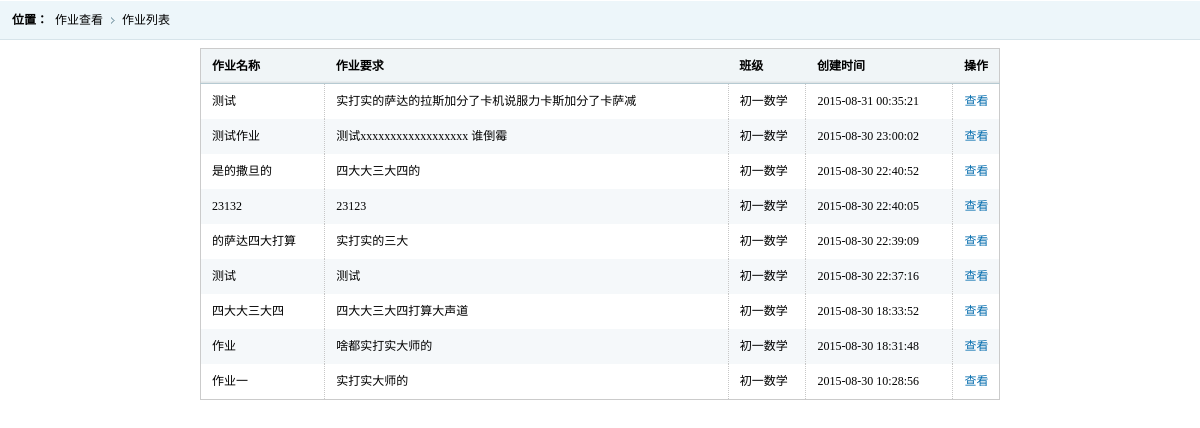
Page /teacherviews/teacherhmworks.php (signed in) on the earlier database version.
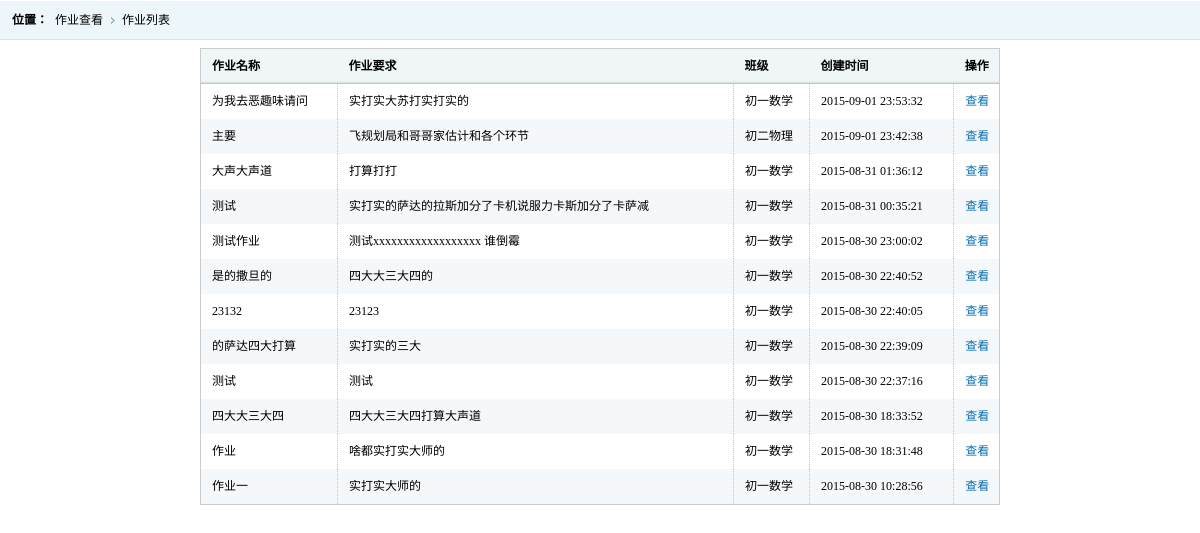
Same page on the later database version.
### tables this page shows
CREATE TABLE `hw_hmwork` (
  `hmworkid` int(11) NOT NULL AUTO_INCREMENT,
  `hmworktitle` varchar(1024) DEFAULT NULL,
  `hmworkrequire` varchar(4096) DEFAULT NULL,
  `hmworkcontent` text,
  `hmworkstate` int(11) DEFAULT NULL,
  `hwclassid` int(11) DEFAULT NULL,
  `teacherid` int(11) DEFAULT NULL,
  `createtime` varchar(32) DEFAULT NULL,
  PRIMARY KEY (`hmworkid`)
);

CREATE TABLE `hw_class` (
  `hwclassid` int(11) NOT NULL AUTO_INCREMENT,
  `hwclassname` varchar(256) DEFAULT NULL,
  `hwclassdesc` varchar(2048) DEFAULT NULL,
  `classtime` timestamp NULL DEFAULT NULL ON UPDATE CURRENT_TIMESTAMP,
  PRIMARY KEY (`hwclassid`)
);

### common.php (called while the page is built, shortened)
<?php
function getloginuser()
{
    $se = $_SESSION['userinfo'];
    $user = new hwuser();
    $user->userid = $se['userid'];
    $user->username = $se['username'];
    $user->userpassword = $se['userpassword'];
    $user->userdisplay = $se['userdisplay'];
    $user->usertype = $se['usertype'];
    return $user;
}
?>

### phplibs/db.php (called while the page is built, shortened)
<?php
Class DB {
    private $link_id;
    private $is_log;
    private $time;
    public function __construct() {
        $this->time = $this->microtime_float();
		require("config.db.php");
        $this->is_log = $db_config["log"];
        if($this->is_log){
            $handle = fopen($db_config["logfilepath"]."dblog.txt", "a+");
            $this->handle=$handle;
        }
    }
    public function connect($dbhost, $dbuser, $dbpw, $dbname, $pconnect = 0,$charset='utf8') {
        if( $pconnect==0 ) {
            $this->link_id = @mysql_connect($dbhost, $dbuser, $dbpw, true);
            if(!$this->link_id){
                $this->halt("数据库连接失败");
            }
        } else {
            $this->link_id = @mysql_pconnect($dbhost, $dbuser, $dbpw);
        }
    }
    public function query($sql) {
        $query = mysql_query($sql,$this->link_id);
        return $query;
    }
    public function free_result() {
        $void = func_get_args();
    }
    public function __destruct() {
        $use_time = ($this-> microtime_float())-($this->time);
    }
    public function write_log($msg=''){
        if($this->is_log){
            $text = date("Y-m-d H:i:s")." ".$msg."\r\n";
        }
    }
    public function microtime_float() {
        list($usec, $sec) = explode(" ", microtime());
        return ((float)$usec + (float)$sec);
    }
}
?>

### phplibs/config.db.php (called while the page is built)
<?php
    $db_config["hostname"] = "localhost";
    $db_config["username"] = "root";
    $db_config["password"] = "";
    $db_config["database"] = "homework";
    $db_config["charset"] = "utf8";
    $db_config["pconnect"] = 1;
    $db_config["log"] = 1;
    $db_config["logfilepath"] = './';
?>

### phplibs/hmworkhelper.php (called while the page is built, shortened)
<?php
require_once ('db.php');
class hmwork
{
    function setvalues($row)
    {
        if (isset($row['hmworkid']))
            $this->hmworkid = $row['hmworkid'];
        if (isset($row['hmworktitle']))
            $this->hmworktitle = $row['hmworktitle'];
        if (isset($row['hmworkrequire']))
            $this->hmworkrequire = $row['hmworkrequire'];
        if (isset($row['createtime']))
            $this->createtime = $row['createtime'];
        if (isset($row['hwclassname']))
            $this->hwclassname = $row['hwclassname'];
    }
    public static function gethmworkbyteachernoc($teacherid)
    {
        $sql = "SELECT a.hmworkid,a.hmworktitle,a.hmworkstate,a.hwclassid,
        a.createtime,a.hmworkrequire,a.teacherid,b.hwclassname
        FROM hw_hmwork a,hw_class b
        WHERE a.hwclassid = b.hwclassid and a.teacherid = " . $teacherid . "
        ORDER BY a.hmworkid DESC";
        $db = new DB();
        $query = $db->query($sql);
        $rc = array();
        while ($row = mysql_fetch_array($query, MYSQL_ASSOC)) {
            $info = new hmwork();
            $info->setvalues($row);
            $rc[] = $info;
        }
        return $rc;
    }
}
?>

### teacherviews/teacherhmworks.php (the view, shortened to what this page needs)
<?php
require_once ("../common.php");
require_once ("../phplibs/hmworkhelper.php");
?>
<!DOCTYPE html PUBLIC "-//W3C//DTD XHTML 1.0 Transitional//EN" "http://www.w3.org/TR/xhtml1/DTD/xhtml1-transitional.dtd">
<html xmlns="http://www.w3.org/1999/xhtml">
<head>
<link href="../styles/css/style.css" rel="stylesheet" type="text/css" />
</head>
<body>
<div class="place">
    <span>位置：</span>
    <ul class="placeul">
    <li>作业查看</li>
    <li>作业列表</li>
    </ul>
</div>
<div class="mainframeinfo">
<table class="tablelist">
    <thead>
    <tr>
        <th>作业名称</th>
        <th>作业要求</th>
		<th>班级</th>
        <th>创建时间</th>
        <th>操作</th>
    </tr>
    </thead>
    <tbody>
<?php
$user = getloginuser();
if ($user->usertype == USERTEACHER) {
    $hmwks = hmwork::gethmworkbyteachernoc($user->userid);
    if ($hmwks != null) {
        foreach ($hmwks as $hk) {
            echo "<tr>
            <td>" . $hk->hmworktitle . "</td>
            <td>" . mb_substr($hk->hmworkrequire,0,25,'utf-8') . "</td>
            <td>" . $hk->hwclassname . "</td>
            <td>" . $hk->createtime . "</td>
            <td><a href=\"../commonviews/showhmwork.php?id=".$hk->hmworkid."\" class=\"tablelink\">查看</a></td>
            </tr>";
        }
    }
}
?>
</tbody>
</table>
</div>
</body>
</html>

### styles/css/style.css (style rules this page uses)
* { font-size:9pt;border:0;margin:0;padding:0; }
body { font-family:'微软雅黑'; margin:0 auto;min-width:980px; }
ul { display:block;margin:0;padding:0;list-style:none; }
li { display:block;margin:0;padding:0;list-style: none; }
dl,dt,dd,span { margin:0;padding:0;display:block; }
a,a:focus { text-decoration:none;color:#000;outline:none;blr:expression(this.onFocus=this.blur()); }
table { border-collapse:collapse;border-spacing: 0; }
.place { height:40px; background:url(../images/righttop.gif) repeat-x; }
.place span { line-height:40px; font-weight:bold;float:left; margin-left:12px; }
.placeul li { float:left; line-height:40px; padding-left:7px; padding-right:12px; background:url(../images/rlist.gif) no-repeat right; }
.placeul li:last-child { background:none; }
.mainframeinfo { padding:8px 200px; }
.tablelist { border:solid 1px #cbcbcb; width:100%; clear:both; }
.tablelist th { background:url(../images/th.gif) repeat-x; height:34px; line-height:34px; border-bottom:solid 1px #b6cad2; text-indent:11px; text-align:left; }
.tablelist td { line-height:35px; text-indent:11px; border-right: dotted 1px #c7c7c7; }
.tablelink { color:#056dae; }
.tablelist tbody tr.odd { background:#f5f8fa; }

Differences in the rows shown:
added hw_hmwork: hmworktitle "为我去恶趣味请问", hmworkrequire "实打实大苏打实打实的", hwclassid.hwclassname "初一数学", createtime "2015-09-01 23:53:32"
added hw_hmwork: hmworktitle "主要", hmworkrequire "飞规划局和哥哥家估计和各个环节", hwclassid.hwclassname "初二物理", createtime "2015-09-01 23:42:38"
added hw_hmwork: hmworktitle "大声大声道", hmworkrequire "打算打打", hwclassid.hwclassname "初一数学", createtime "2015-08-31 01:36:12"
